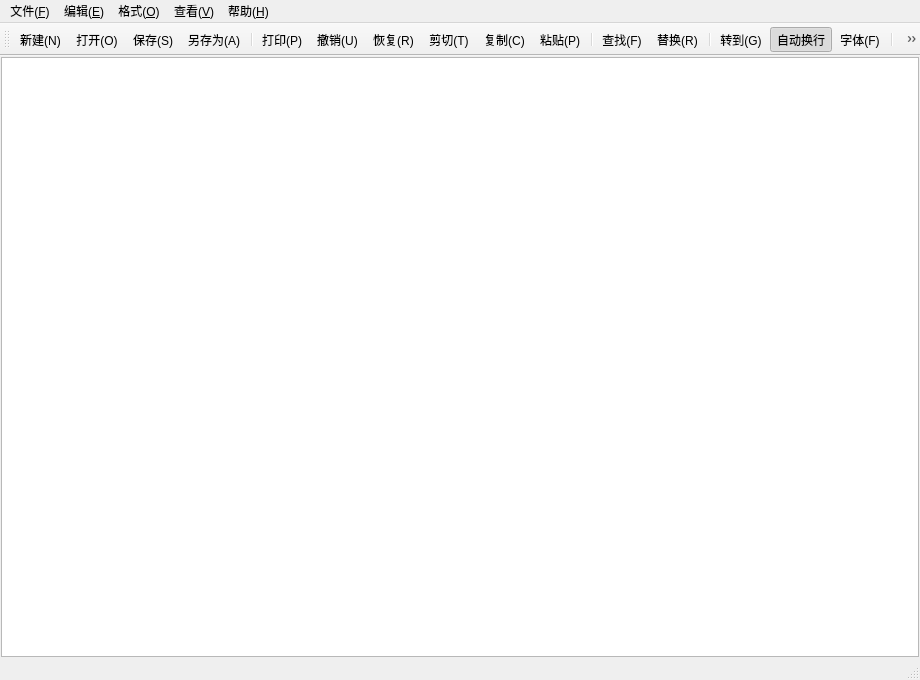
<?xml version="1.0" encoding="UTF-8"?>
<ui version="4.0">
 <class>MainWindow</class>
 <widget class="QMainWindow" name="MainWindow">
  <property name="geometry">
   <rect>
    <x>0</x>
    <y>0</y>
    <width>920</width>
    <height>680</height>
   </rect>
  </property>
  <property name="windowTitle">
   <string>新建文本文档 - 记事本</string>
  </property>
  <widget class="QWidget" name="centralwidget">
   <layout class="QVBoxLayout" name="verticalLayout">
    <property name="spacing">
     <number>0</number>
    </property>
    <property name="leftMargin">
     <number>1</number>
    </property>
    <property name="topMargin">
     <number>1</number>
    </property>
    <property name="rightMargin">
     <number>1</number>
    </property>
    <property name="bottomMargin">
     <number>1</number>
    </property>
    <item>
     <widget class="CodeEditor" name="mainEditor"/>
    </item>
   </layout>
  </widget>
  <widget class="QMenuBar" name="menuBar">
   <property name="geometry">
    <rect>
     <x>0</x>
     <y>0</y>
     <width>920</width>
     <height>21</height>
    </rect>
   </property>
   <widget class="QMenu" name="menuFile">
    <property name="title">
     <string>文件(&amp;F)</string>
    </property>
    <addaction name="actionNew"/>
    <addaction name="actionOpen"/>
    <addaction name="actionSave"/>
    <addaction name="actionSaveAs"/>
    <addaction name="actionPrint"/>
   </widget>
   <widget class="QMenu" name="menuEdit">
    <property name="title">
     <string>编辑(&amp;E)</string>
    </property>
    <addaction name="actionUndo"/>
    <addaction name="actionRedo"/>
    <addaction name="actionCut"/>
    <addaction name="actionCopy"/>
    <addaction name="actionPaste"/>
    <addaction name="actionDelete"/>
    <addaction name="actionFind"/>
    <addaction name="actionFindNext"/>
    <addaction name="actionReplace"/>
    <addaction name="actionGoto"/>
   </widget>
   <widget class="QMenu" name="menuFormat">
    <property name="title">
     <string>格式(&amp;O)</string>
    </property>
    <addaction name="actionWrap"/>
    <addaction name="actionFont"/>
    <addaction name="actionBackgroundColor"/>
   </widget>
   <widget class="QMenu" name="menuView">
    <property name="title">
     <string>查看(&amp;V)</string>
    </property>
    <addaction name="actionViewToolbar"/>
    <addaction name="actionViewStatusbar"/>
   </widget>
   <widget class="QMenu" name="menuHelp">
    <property name="title">
     <string>帮助(&amp;H)</string>
    </property>
    <addaction name="actionHelp"/>
    <addaction name="actionAbout"/>
   </widget>
   <addaction name="menuFile"/>
   <addaction name="menuEdit"/>
   <addaction name="menuFormat"/>
   <addaction name="menuView"/>
   <addaction name="menuHelp"/>
  </widget>
  <widget class="QToolBar" name="mainToolBar">
   <property name="windowTitle">
    <string>工具栏</string>
   </property>
   <property name="iconSize">
    <size>
     <width>16</width>
     <height>16</height>
    </size>
   </property>
   <attribute name="toolBarArea">
    <enum>TopToolBarArea</enum>
   </attribute>
   <attribute name="toolBarBreak">
    <bool>false</bool>
   </attribute>
   <addaction name="actionNew"/>
   <addaction name="actionOpen"/>
   <addaction name="actionSave"/>
   <addaction name="actionSaveAs"/>
   <addaction name="separator"/>
   <addaction name="actionPrint"/>
   <addaction name="actionUndo"/>
   <addaction name="actionRedo"/>
   <addaction name="actionCut"/>
   <addaction name="actionCopy"/>
   <addaction name="actionPaste"/>
   <addaction name="separator"/>
   <addaction name="actionFind"/>
   <addaction name="actionReplace"/>
   <addaction name="separator"/>
   <addaction name="actionGoto"/>
   <addaction name="actionWrap"/>
   <addaction name="actionFont"/>
   <addaction name="separator"/>
   <addaction name="actionViewToolbar"/>
   <addaction name="actionViewStatusbar"/>
   <addaction name="separator"/>
  </widget>
  <widget class="QStatusBar" name="statusBar"/>
  <action name="actionNew">
   <property name="icon">
    <iconset resource="notepad.qrc">
     <normaloff>:/img/new.png</normaloff>:/img/new.png</iconset>
   </property>
   <property name="text">
    <string>新建(&amp;N)</string>
   </property>
   <property name="shortcut">
    <string>Ctrl+N</string>
   </property>
  </action>
  <action name="actionOpen">
   <property name="icon">
    <iconset resource="notepad.qrc">
     <normaloff>:/img/open.png</normaloff>:/img/open.png</iconset>
   </property>
   <property name="text">
    <string>打开(&amp;O)...</string>
   </property>
   <property name="shortcut">
    <string>Ctrl+O</string>
   </property>
  </action>
  <action name="actionSave">
   <property name="icon">
    <iconset resource="notepad.qrc">
     <normaloff>:/img/save.png</normaloff>:/img/save.png</iconset>
   </property>
   <property name="text">
    <string>保存(&amp;S)</string>
   </property>
   <property name="shortcut">
    <string>Ctrl+S</string>
   </property>
  </action>
  <action name="actionSaveAs">
   <property name="icon">
    <iconset resource="notepad.qrc">
     <normaloff>:/img/saveas.png</normaloff>:/img/saveas.png</iconset>
   </property>
   <property name="text">
    <string>另存为(&amp;A)...</string>
   </property>
  </action>
  <action name="actionPrint">
   <property name="icon">
    <iconset resource="notepad.qrc">
     <normaloff>:/img/print.png</normaloff>:/img/print.png</iconset>
   </property>
   <property name="text">
    <string>打印(&amp;P)...</string>
   </property>
   <property name="shortcut">
    <string>Ctrl+P</string>
   </property>
  </action>
  <action name="actionUndo">
   <property name="icon">
    <iconset resource="notepad.qrc">
     <normaloff>:/img/undo.png</normaloff>:/img/undo.png</iconset>
   </property>
   <property name="text">
    <string>撤销(&amp;U)</string>
   </property>
   <property name="shortcut">
    <string>Ctrl+Z</string>
   </property>
  </action>
  <action name="actionRedo">
   <property name="icon">
    <iconset resource="notepad.qrc">
     <normaloff>:/img/redo.png</normaloff>:/img/redo.png</iconset>
   </property>
   <property name="text">
    <string>恢复(&amp;R)</string>
   </property>
   <property name="shortcut">
    <string>Ctrl+Y</string>
   </property>
  </action>
  <action name="actionCut">
   <property name="icon">
    <iconset resource="notepad.qrc">
     <normaloff>:/img/cut.png</normaloff>:/img/cut.png</iconset>
   </property>
   <property name="text">
    <string>剪切(&amp;T)</string>
   </property>
   <property name="shortcut">
    <string>Ctrl+X</string>
   </property>
  </action>
  <action name="actionCopy">
   <property name="icon">
    <iconset resource="notepad.qrc">
     <normaloff>:/img/copy.png</normaloff>:/img/copy.png</iconset>
   </property>
   <property name="text">
    <string>复制(&amp;C)</string>
   </property>
   <property name="shortcut">
    <string>Ctrl+C</string>
   </property>
  </action>
  <action name="actionPaste">
   <property name="icon">
    <iconset resource="notepad.qrc">
     <normaloff>:/img/paste.png</normaloff>:/img/paste.png</iconset>
   </property>
   <property name="text">
    <string>粘贴(&amp;P)</string>
   </property>
   <property name="shortcut">
    <string>Ctrl+V</string>
   </property>
  </action>
  <action name="actionDelete">
   <property name="icon">
    <iconset resource="notepad.qrc">
     <normaloff>:/img/delete.png</normaloff>:/img/delete.png</iconset>
   </property>
   <property name="text">
    <string>删除(&amp;L)</string>
   </property>
   <property name="shortcut">
    <string>Del</string>
   </property>
  </action>
  <action name="actionFind">
   <property name="icon">
    <iconset resource="notepad.qrc">
     <normaloff>:/img/find.png</normaloff>:/img/find.png</iconset>
   </property>
   <property name="text">
    <string>查找(&amp;F)...</string>
   </property>
   <property name="shortcut">
    <string>Ctrl+F</string>
   </property>
  </action>
  <action name="actionFindNext">
   <property name="icon">
    <iconset resource="notepad.qrc">
     <normaloff>:/img/next.png</normaloff>:/img/next.png</iconset>
   </property>
   <property name="text">
    <string>查找下一个(&amp;N)</string>
   </property>
   <property name="shortcut">
    <string>F3</string>
   </property>
  </action>
  <action name="actionReplace">
   <property name="icon">
    <iconset resource="notepad.qrc">
     <normaloff>:/img/replace.png</normaloff>:/img/replace.png</iconset>
   </property>
   <property name="text">
    <string>替换(&amp;R)...</string>
   </property>
   <property name="shortcut">
    <string>Ctrl+H</string>
   </property>
  </action>
  <action name="actionGoto">
   <property name="icon">
    <iconset resource="notepad.qrc">
     <normaloff>:/img/goto.png</normaloff>:/img/goto.png</iconset>
   </property>
   <property name="text">
    <string>转到(&amp;G)...</string>
   </property>
   <property name="shortcut">
    <string>Ctrl+G</string>
   </property>
  </action>
  <action name="actionWrap">
   <property name="checkable">
    <bool>true</bool>
   </property>
   <property name="checked">
    <bool>true</bool>
   </property>
   <property name="enabled">
    <bool>true</bool>
   </property>
   <property name="icon">
    <iconset resource="notepad.qrc">
     <normaloff>:/img/wrap.png</normaloff>:/img/wrap.png</iconset>
   </property>
   <property name="text">
    <string>自动换行</string>
   </property>
   <property name="visible">
    <bool>true</bool>
   </property>
  </action>
  <action name="actionFont">
   <property name="checkable">
    <bool>false</bool>
   </property>
   <property name="checked">
    <bool>false</bool>
   </property>
   <property name="icon">
    <iconset resource="notepad.qrc">
     <normaloff>:/img/font.png</normaloff>:/img/font.png</iconset>
   </property>
   <property name="text">
    <string>字体(&amp;F)...</string>
   </property>
  </action>
  <action name="actionViewToolbar">
   <property name="checkable">
    <bool>true</bool>
   </property>
   <property name="checked">
    <bool>true</bool>
   </property>
   <property name="icon">
    <iconset resource="notepad.qrc">
     <normaloff>:/img/toolbar.png</normaloff>:/img/toolbar.png</iconset>
   </property>
   <property name="text">
    <string>工具栏(&amp;T)</string>
   </property>
  </action>
  <action name="actionViewStatusbar">
   <property name="checkable">
    <bool>true</bool>
   </property>
   <property name="checked">
    <bool>true</bool>
   </property>
   <property name="icon">
    <iconset resource="notepad.qrc">
     <normaloff>:/img/status.png</normaloff>:/img/status.png</iconset>
   </property>
   <property name="text">
    <string>状态栏(&amp;S)</string>
   </property>
  </action>
  <action name="actionHelp">
   <property name="icon">
    <iconset resource="notepad.qrc">
     <normaloff>:/img/help.png</normaloff>:/img/help.png</iconset>
   </property>
   <property name="text">
    <string>查看帮助(&amp;H)</string>
   </property>
  </action>
  <action name="actionAbout">
   <property name="icon">
    <iconset resource="notepad.qrc">
     <normaloff>:/img/logo.png</normaloff>:/img/logo.png</iconset>
   </property>
   <property name="text">
    <string>关于记事本(&amp;A)</string>
   </property>
  </action>
  <action name="actionBackgroundColor">
   <property name="text">
    <string>字体背景色</string>
   </property>
  </action>
 </widget>
 <customwidgets>
  <customwidget>
   <class>CodeEditor</class>
   <extends>QPlainTextEdit</extends>
   <header>CodeEditor.h</header>
  </customwidget>
 </customwidgets>
 <resources>
  <include location="notepad.qrc"/>
 </resources>
 <connections/>
</ui>
